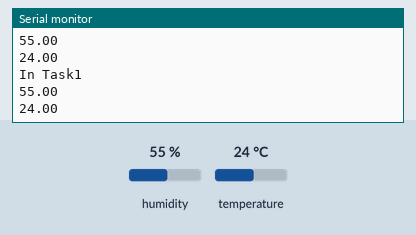
This program was run on a simulated Arduino Uno, built with avr-gcc and run on an emulated ATmega328P. Shown: the last lines printed to the serial monitor. The test bench sets the inputs (shaded band); at power-on: humidity 55 %, temperature 24 °C.

Above: at 6.8 s.
6.9 s: humidity set to 22 %
At 10.4 s:
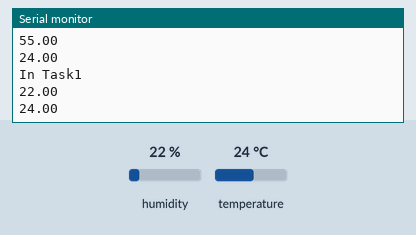
12.3 s: temperature set to 12 °C
At 15.2 s:
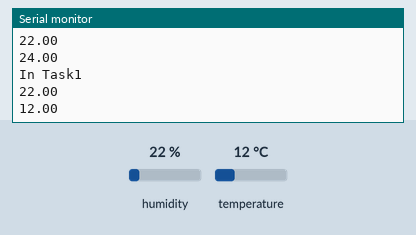
17.7 s: humidity set to 40 %
At 18.8 s:
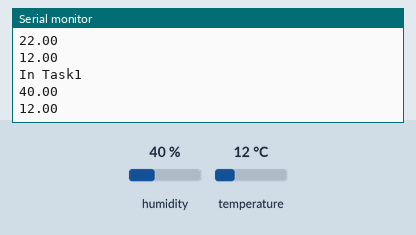
Timing chart, 0 to 20.7 s (numbered marks = the images above; inputs shaded):
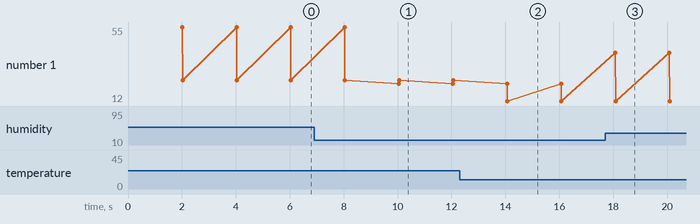

The program:

main.cpp
```cpp
#include <Arduino.h>
#include <Arduino_FreeRTOS.h>
#include <Adafruit_Sensor.h>
#include <LiquidCrystal_I2C.h>
#include <DHT.h>

#define DHTPIN 2
#define DHTTYPE DHT11
DHT dht(DHTPIN, DHTTYPE);
float h;
float t;

static void meTask1(void *pvParameters);
static void meTask2(void *pvParameters);
static void idleTask(void *pvParameters);

void setup()
{
  Serial.begin(9600);
  Serial.println(F("DHTxx test!"));

  xTaskCreate(meTask1, "Task1", 512, NULL, 1, NULL);
  // xTaskCreate(meTask2, "Task2", 1000, NULL, 2, NULL);
  xTaskCreate(idleTask, "Task0", 100, NULL, 0, NULL);
}

static void meTask1(void *pvParameters)
{
  while (1)
  {
    (void)pvParameters;
    dht.begin();
    vTaskDelay(2000 / portTICK_PERIOD_MS);
    Serial.println("In Task1");
    h = dht.readHumidity();
    t = dht.readTemperature();
    if (isnan(h))
    {
      Serial.println(F("Failed to read from DHT sensor!"));
      return;
    }
    Serial.println(h);
    Serial.println(t);
  }
}

// static void meTask2(void *pvParameters)

// {
//   while (1)
//   {

//     Serial.println("In Task2");
//     vTaskDelay(2200 / portTICK_PERIOD_MS);
//     Serial.print(F("Humidity: "));
//     Serial.print(h);
//     Serial.print(F("%  Temperature: "));
//     Serial.print(t);
//     Serial.print(F("°C "));
//   }
// }

static void idleTask(void *pvParameters)
{
  while (1)
  {
    (void)pvParameters;
    //Serial.println("In Idle now");
    vTaskDelay(50 / portTICK_PERIOD_MS);
  }
}

void loop()
{
}
```

Measured:
- after the input at 6.9 s, the serial monitor: prints a new line after 3.1 s (image 1)
- after the input at 12.3 s, the serial monitor: prints a new line after 1.8 s (image 2)
- after the input at 17.7 s, the serial monitor: prints a new line after 0.38 s (image 3)
- plotted number 1: 24 → 12 after the input at 12.3 s
